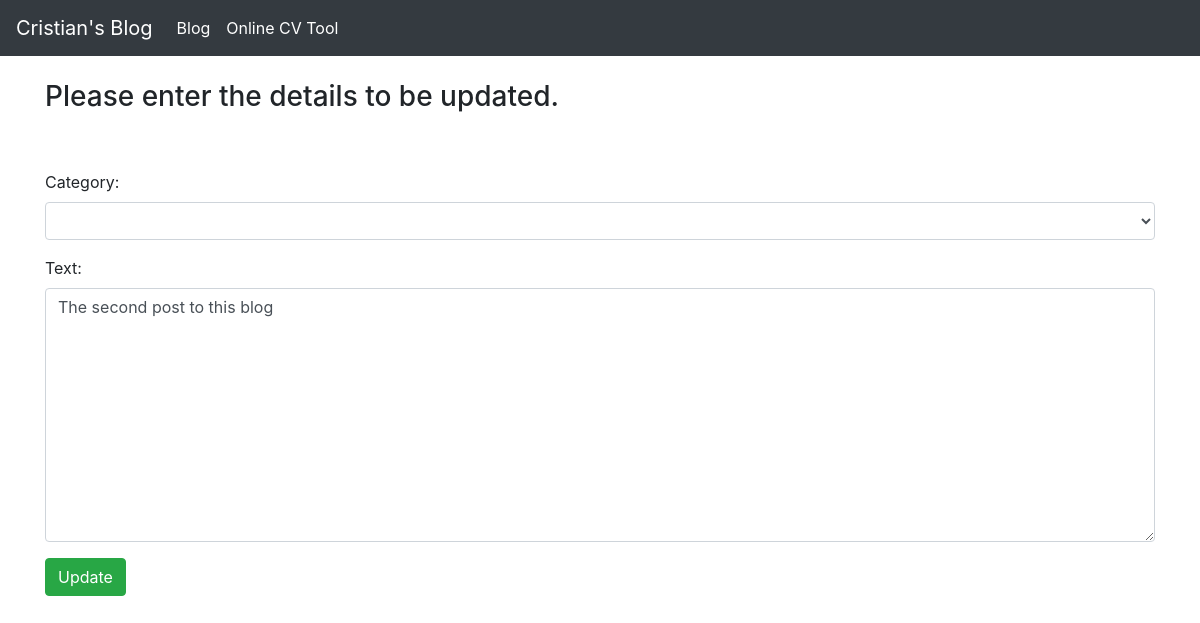
Page /resume/edit_cv_post/5 on the earlier database version.
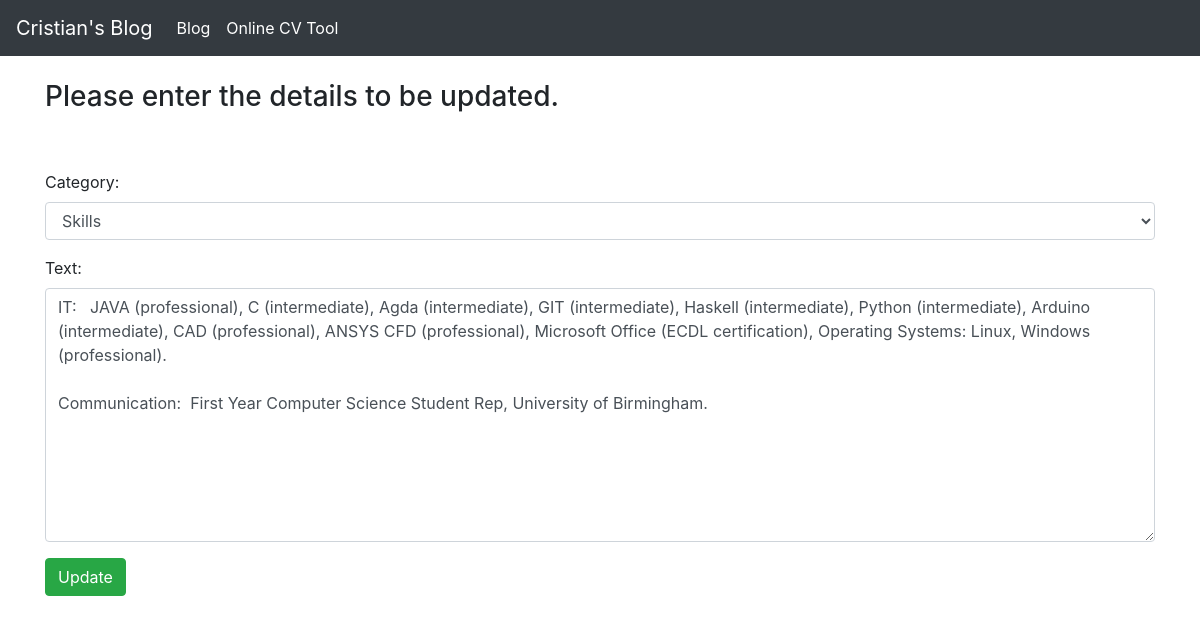
Same page on the later database version.
### cv_maker/models.py (models this page shows, shortened)
class Experience(models.Model):
    title = models.CharField(max_length=255)
    text = models.TextField()
    category = models.CharField(max_length=255, default='uncategorized')
    positioning = models.CharField(max_length=255, default="")

### cv_maker/views.py (the view)
# urls.py: path('edit_cv_post/<slug:pk>', EditExperience.as_view(), name="edit_cv_post"),
class EditExperience(UpdateView):
    model = Experience
    template_name = 'cv_update_post.html'
    form_class = ExperienceForm

### cv_maker/forms.py
class ExperienceForm(forms.ModelForm):
    class Meta:
        model = Experience
        fields = ('category', 'text')
        widgets = {
            'category': forms.Select(choices=choice_list, attrs={'class':'form-control'}),
            'text': forms.Textarea(attrs={'class':'form-control'}),
        }

### cv_maker/templates/cv_update_post.html (shortened to what this page needs)
{% extends 'base.html' %}
{% block content %}
<h3>Please enter the details to be updated.</h3>
<br/><br/>
<form method="POST">
	{{ form.as_p }}
	<button class="btn btn-success">Update</button>
{% endblock %}

Differences in the rows shown:
changed Experience: category (not shown) → "Skills"; text "The second post to this blog" → "IT: JAVA (professional), C (intermediate), Agda (intermediate), GIT (intermediate), Haskell (intermediate), Python (intermediate), Arduino (intermediate), CAD (professional), ANSYS CFD (professional), Microsoft Office (ECDL certification), Operating Systems: Linux, Windows (professional). Communication: First Year Computer Science Student Rep, University of Birmingham."
